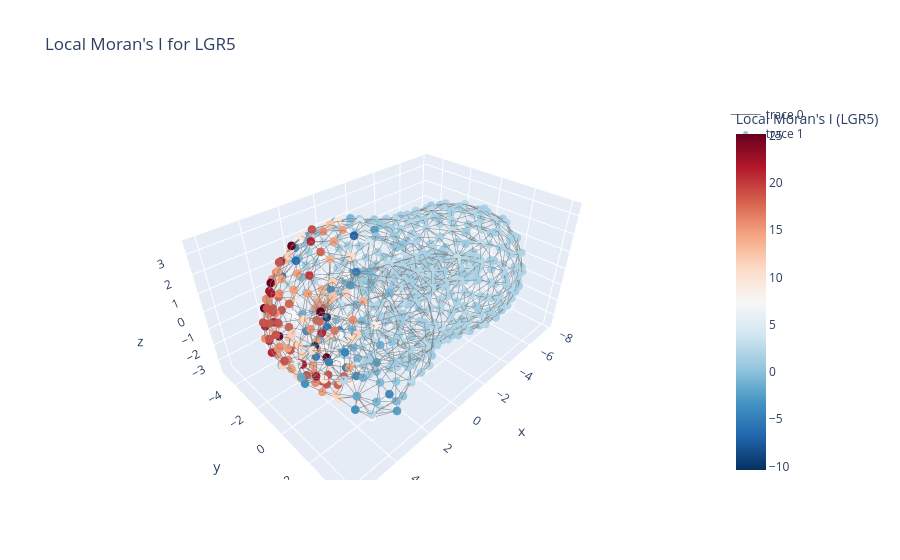
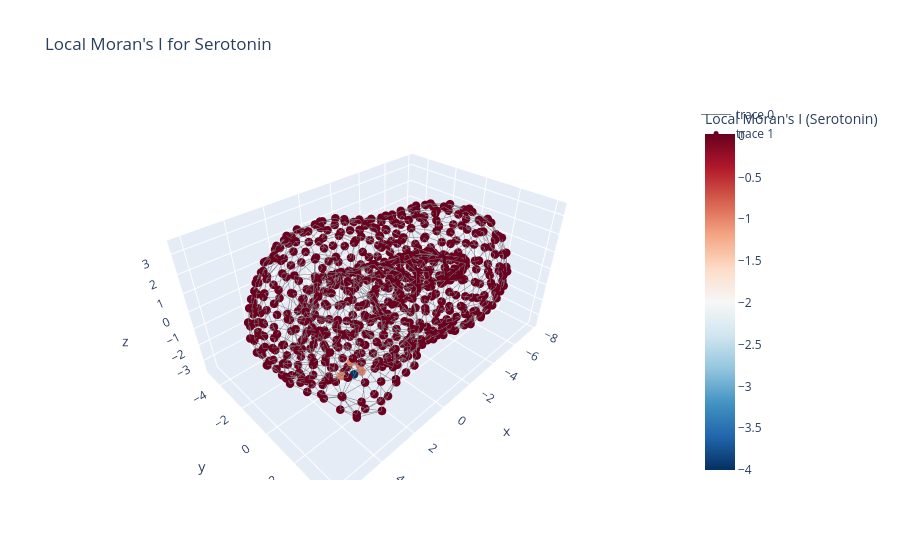

Notebook code for these charts, in order:
### Markdown cell above
Each subplot shows the distribution of Moran's I values obtained by **permuting the cell labels** for a single marker while keeping the spatial weight matrix $W$ fixed. The histogram (gray) represents the null distribution under random labeling, and the red dashed line indicates the **observed Moran's I** for the actual spatial configuration of the marker. Recall that

- $I > 0$ indicates positive spatial clustering (cells with high values tend to be near other high values).  
- $I < 0$ indicates dispersion (high values near low values).  
- $I \approx 0$ indicates no spatial structure beyond random chance.  

The empirical **p-value** is computed as the fraction of permuted Moran’s I values whose magnitude is at least as extreme as the observed value. Small p-values indicate that the observed spatial autocorrelation is **unlikely to occur by chance**, given the weight matrix.  

> Note: The choice of weight matrix $W$ affects the scale and interpretation of Moran’s I. Here, nearest-neighbor adjacency (k=1) is used, but other schemes (e.g., kNN, distance-decay) can emphasize different spatial scales.

### Code cell
# --- Markers to plot ---
focal_markers = ["LGR5", "Serotonin", "Lysozyme"]
marker_indices = [mesh.marker_names.index(name) for name in focal_markers]


for j, marker in enumerate([mesh.marker_names[i] for i in marker_indices]):
    node_color = local_I_obs[:, j]
    node_color = np.nan_to_num(node_color)  # replace NaN with 0 for plotting
    fig = go.Figure()
    edge_x, edge_y, edge_z = [], [], []
    for i, k in cell_graph.edges():
        edge_x += [centroids[i, 0], centroids[k, 0], None]
        edge_y += [centroids[i, 1], centroids[k, 1], None]
        edge_z += [centroids[i, 2], centroids[k, 2], None]
    edge_trace = go.Scatter3d(x=edge_x, y=edge_y, z=edge_z, mode='lines', line=dict(width=1, color='gray'))
    node_trace = go.Scatter3d(
        x=centroids[:, 0], y=centroids[:, 1], z=centroids[:, 2],
        mode='markers',
        marker=dict(size=5, color=node_color, colorscale='RdBu_r', colorbar=dict(title=f"Local Moran's I ({marker})")),
        text=[f"Cell {i}" for i in range(len(centroids))], hoverinfo='text'
    )
    fig.add_trace(edge_trace)
    fig.add_trace(node_trace)
    fig.update_layout(title=f"Local Moran's I for {marker}", scene=dict(aspectmode='data'))
    fig.show()

### Figure 1 — Plotly figure (JSON) as saved in the notebook; plotly's stock layout.template omitted (floating-point values rounded to 4 significant figures; data arrays with more than 128 entries replaced by an {"elided": "..."} marker saying what was removed)
{"data": [{"line": {"color": "gray", "width": 1}, "mode": "lines", "type": "scatter3d", "x": {"elided": "6072 float values"}, "y": {"elided": "6072 float values"}, "z": {"elided": "6072 float values"}}, {"hoverinfo": "text", "marker": {"color": {"elided": "667 float values"}, "colorbar": {"title": {"text": "Local Moran's I (LGR5)"}}, "colorscale": [[0, "rgb(5,48,97)"], [0.1, "rgb(33,102,172)"], [0.2, "rgb(67,147,195)"], [0.3, "rgb(146,197,222)"], [0.4, "rgb(209,229,240)"], [0.5, "rgb(247,247,247)"], [0.6, "rgb(253,219,199)"], [0.7, "rgb(244,165,130)"], [0.8, "rgb(214,96,77)"], [0.9, "rgb(178,24,43)"], [1, "rgb(103,0,31)"]], "size": 5}, "mode": "markers", "text": {"elided": "667 str values"}, "type": "scatter3d", "x": {"elided": "667 float values"}, "y": {"elided": "667 float values"}, "z": {"elided": "667 float values"}}], "layout": {"scene": {"aspectmode": "data"}, "title": {"text": "Local Moran's I for LGR5"}}}

### Figure 2 — Plotly figure (JSON) as saved in the notebook; plotly's stock layout.template omitted (floating-point values rounded to 4 significant figures; data arrays with more than 128 entries replaced by an {"elided": "..."} marker saying what was removed)
{"data": [{"line": {"color": "gray", "width": 1}, "mode": "lines", "type": "scatter3d", "x": {"elided": "6072 float values"}, "y": {"elided": "6072 float values"}, "z": {"elided": "6072 float values"}}, {"hoverinfo": "text", "marker": {"color": {"elided": "667 float values"}, "colorbar": {"title": {"text": "Local Moran's I (Serotonin)"}}, "colorscale": [[0, "rgb(5,48,97)"], [0.1, "rgb(33,102,172)"], [0.2, "rgb(67,147,195)"], [0.3, "rgb(146,197,222)"], [0.4, "rgb(209,229,240)"], [0.5, "rgb(247,247,247)"], [0.6, "rgb(253,219,199)"], [0.7, "rgb(244,165,130)"], [0.8, "rgb(214,96,77)"], [0.9, "rgb(178,24,43)"], [1, "rgb(103,0,31)"]], "size": 5}, "mode": "markers", "text": {"elided": "667 str values"}, "type": "scatter3d", "x": {"elided": "667 float values"}, "y": {"elided": "667 float values"}, "z": {"elided": "667 float values"}}], "layout": {"scene": {"aspectmode": "data"}, "title": {"text": "Local Moran's I for Serotonin"}}}
